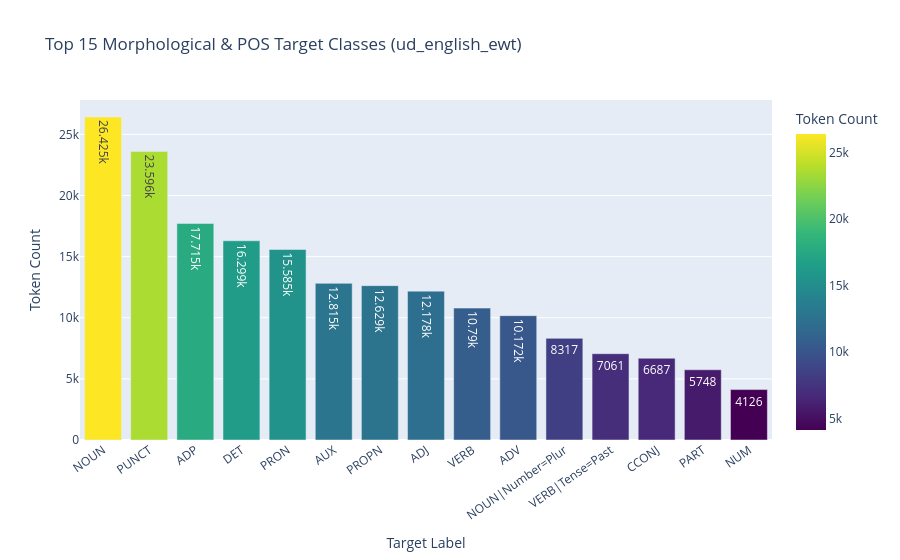

Notebook cell for this chart:
### Code cell
train_s, dev_s, test_s, source_tag = load_dataset_splits(cfg)

eda_df = pd.DataFrame([
    {"Split": "Train", "Sentences": len(train_s), "Tokens": sum(len(s) for s in train_s)},
    {"Split": "Dev (Validation)", "Sentences": len(dev_s), "Tokens": sum(len(s) for s in dev_s)},
    {"Split": "Test (Held-Out)", "Sentences": len(test_s), "Tokens": sum(len(s) for s in test_s)},
])
display(eda_df)

tag_counts = Counter(tok["label"] for sent in train_s for tok in sent)
top_tags_df = pd.DataFrame(tag_counts.most_common(15), columns=["Target Label", "Token Count"])

title_eda = f"Top 15 Morphological & POS Target Classes ({source_tag})"
export_eda_png(top_tags_df, "Target Label", "Token Count", title_eda, cfg["paths"]["figures"])

fig_eda = px.bar(
    top_tags_df,
    x="Target Label",
    y="Token Count",
    title=title_eda,
    text_auto=True,
    color="Token Count",
    color_continuous_scale="Viridis",
)
fig_eda.update_layout(xaxis_tickangle=-35, showlegend=False)
fig_eda.show()

### Figure 1 — Plotly figure (JSON) as saved in the notebook; plotly's stock layout.template omitted (floating-point values rounded to 4 significant figures)
{"data": [{"hovertemplate": "Target Label=%{x}<br>Token Count=%{marker.color}<extra></extra>", "legendgroup": "", "marker": {"color": [26425, 23596, 17715, 16299, 15585, 12815, 12629, 12178, 10790, 10172, 8317, 7061, 6687, 5748, 4126], "coloraxis": "coloraxis", "pattern": {"shape": ""}}, "name": "", "orientation": "v", "showlegend": false, "textposition": "auto", "texttemplate": "%{y}", "type": "bar", "x": ["NOUN", "PUNCT", "ADP", "DET", "PRON", "AUX", "PROPN", "ADJ", "VERB", "ADV", "NOUN|Number=Plur", "VERB|Tense=Past", "CCONJ", "PART", "NUM"], "xaxis": "x", "y": [26425, 23596, 17715, 16299, 15585, 12815, 12629, 12178, 10790, 10172, 8317, 7061, 6687, 5748, 4126], "yaxis": "y"}], "layout": {"barmode": "relative", "coloraxis": {"autocolorscale": false, "colorbar": {"title": {"text": "Token Count"}}, "colorscale": [[0, "#440154"], [0.1111, "#482878"], [0.2222, "#3e4989"], [0.3333, "#31688e"], [0.4444, "#26828e"], [0.5556, "#1f9e89"], [0.6667, "#35b779"], [0.7778, "#6ece58"], [0.8889, "#b5de2b"], [1, "#fde725"]]}, "legend": {"tracegroupgap": 0}, "showlegend": false, "title": {"text": "Top 15 Morphological & POS Target Classes (ud_english_ewt)"}, "xaxis": {"anchor": "y", "domain": [0, 1], "tickangle": -35, "title": {"text": "Target Label"}}, "yaxis": {"anchor": "x", "domain": [0, 1], "title": {"text": "Token Count"}}}}
